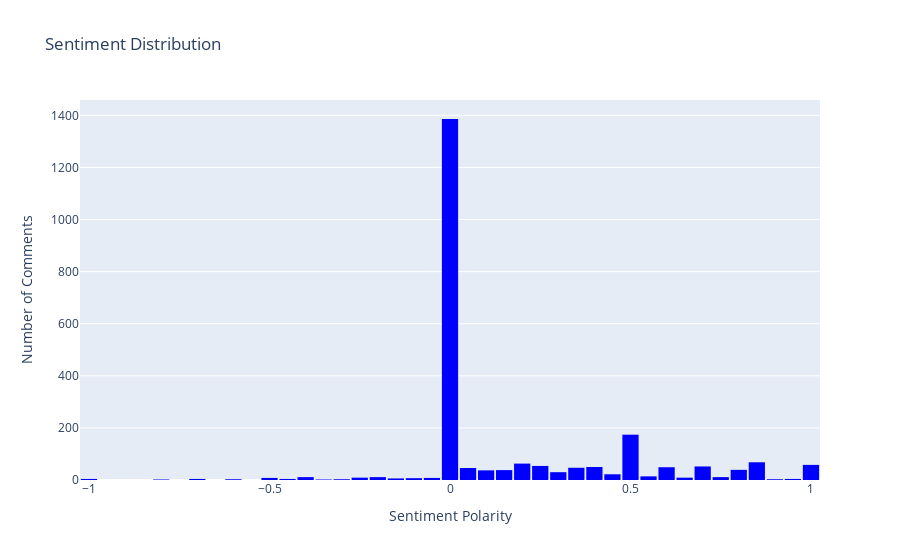

Source (notebook cell):
### Markdown cell above
# 2. Sentiment Analysis

I perform a straightforward sentiment analysis on text data. The results can be visualized using interactive histograms in Plotly, and more detailed comparisons can be made across different MBTI types using Seaborn and Matplotlib.

For further details, refer to the [Plotly Histogram Documentation](https://plotly.com/python/histograms/) and the [TextBlob Documentation](https://textblob.readthedocs.io/en/dev/).

### Code cell
import pandas as pd
import plotly.express as px
from textblob import TextBlob

#ensure all text data is a string, and replace NaN values with empty strings
data['cleaned_text'] = data['cleaned_text'].fillna('').astype(str)
#perform sentiment analysis using TextBlob
data['sentiment'] = data['cleaned_text'].apply(lambda text: TextBlob(text).sentiment.polarity)

#create an interactive histogram using Plotly
fig = px.histogram(data, x='sentiment', nbins=50, title='Sentiment Distribution',labels={'sentiment': 'Sentiment Polarity'},color_discrete_sequence=['blue'])
#update layout for better visualization
fig.update_layout(xaxis_title='Sentiment Polarity',yaxis_title='Number of Comments',bargap=0.1)
fig.show()

### Figure 1 — Plotly figure (JSON) as saved in the notebook; plotly's stock layout.template omitted (floating-point values rounded to 4 significant figures; data arrays with more than 128 entries replaced by an {"elided": "..."} marker saying what was removed)
{"data": [{"alignmentgroup": "True", "bingroup": "x", "hovertemplate": "Sentiment Polarity=%{x}<br>count=%{y}<extra></extra>", "legendgroup": "", "marker": {"color": "blue", "pattern": {"shape": ""}}, "name": "", "nbinsx": 50, "offsetgroup": "", "orientation": "v", "showlegend": false, "type": "histogram", "x": {"elided": "2336 float values"}, "xaxis": "x", "yaxis": "y"}], "layout": {"bargap": 0.1, "barmode": "relative", "legend": {"tracegroupgap": 0}, "title": {"text": "Sentiment Distribution"}, "xaxis": {"anchor": "y", "domain": [0, 1], "title": {"text": "Sentiment Polarity"}}, "yaxis": {"anchor": "x", "domain": [0, 1], "title": {"text": "Number of Comments"}}}}
